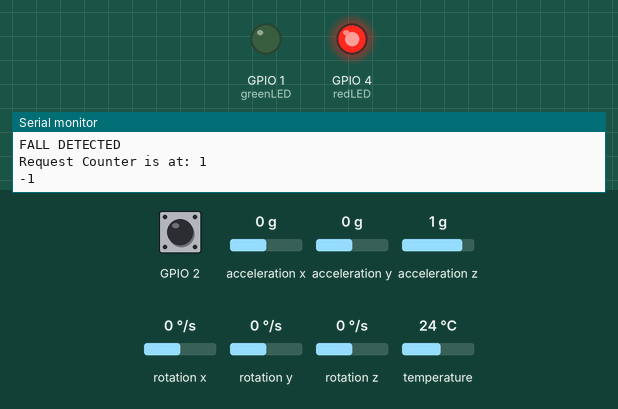
A sketch run on a simulated ESP32. On the bench: output pins drawn as LEDs (lit = HIGH), the last lines printed to the serial monitor. The inputs (shaded band) are chosen by the test bench; at power-on: acceleration x 0 g, acceleration y 0 g, GPIO 2 HIGH, acceleration z 1 g, rotation x 0 °/s, rotation y 0 °/s, rotation z 0 °/s, temperature 24 °C. WiFi joins after 1.5 s; servers stay silent unless stated.

Above: at 2.8 s.
2.9 s: acceleration x set to 0.3 g
At 12.9 s:
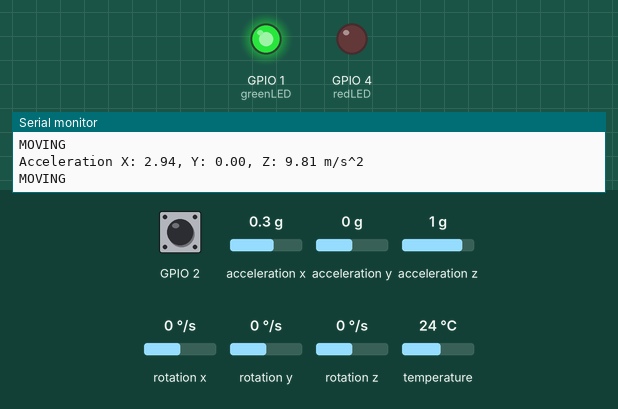
13.1 s: acceleration x set to -1.4 g
At 14.2 s:
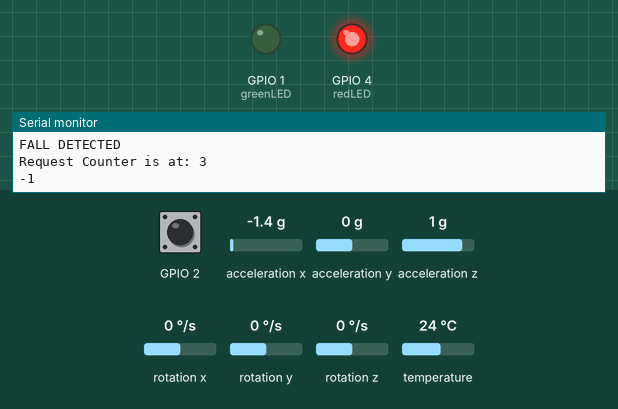
17.3 s: acceleration y set to 0.4 g
At 25.4 s:
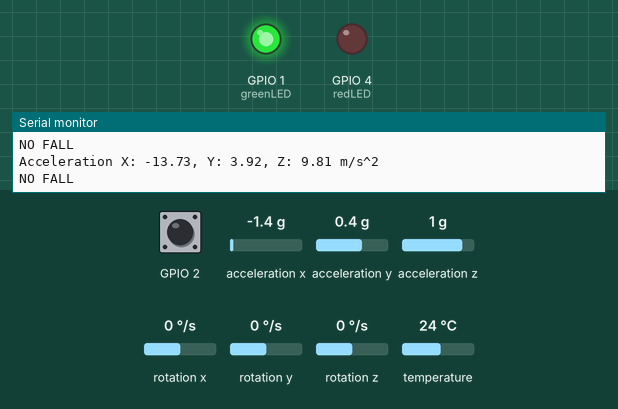
26.5 s: acceleration y set to -1.4 g
At 27.4 s:
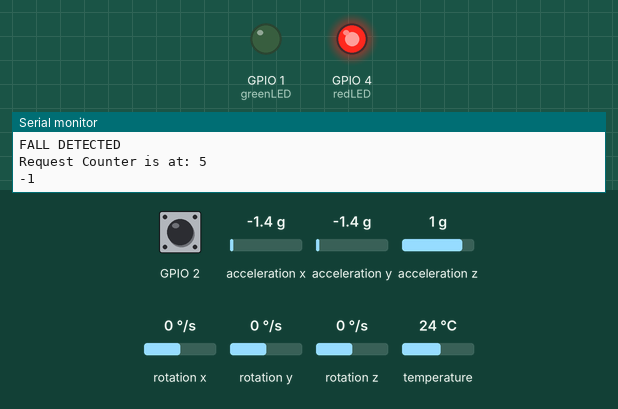
Timing chart, 0 to 29.5 s (numbered marks = the images above; inputs shaded):
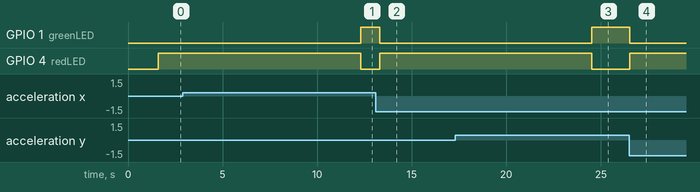

The sketch:

Fall_detection.ino
```cpp
// Automations for ABLE Alliance
// A Georgia Tech Crash Service & Detetction system for Wheelchair Users
// Ubiquitous Computing

/////////////////////////////////////////////////////////// inlcuded libraries
#include <esp_crt_bundle.h>
#include <ssl_client.h>
#include <WiFiClient.h>

#include <HTTPClient.h>
#include <LiquidCrystal.h>

#include <WiFi.h>
#include <WiFiClient.h>
#include <WiFiServer.h>

const char* ssid = "A-XII Pro";     //replace with name of network your computer and esp is connected to
const char* password = "anirudh1";  //network password
WiFiClient wifiClient;

const String REQUEST_URL = "http://172.20.10.7:7999/wheelchair/OPEN";  //Replace the 'xxx' with the local IP on your local server
int requestCounter = 0;


#include <Adafruit_MPU6050.h>
#include <Adafruit_Sensor.h>
#include <Wire.h>
#include "Capactive.h"
//////////////////////////////////////////////////////////n

Capactive capactive(2);
//int touch_pin = 2;

const int greenLED = 1;
const int redLED = 4;

Adafruit_MPU6050 mpu;

void setup(void) {
  Serial.begin(115200);

  pinMode(greenLED,OUTPUT);
  pinMode(redLED,OUTPUT);

  ////////////////////////////////////////////////////n
  WiFi.begin(ssid, password);

  while (WiFi.status() != WL_CONNECTED) {
    delay(500);
    Serial.println("Connecting to Network...");
  }
  Serial.println(WiFi.localIP());
  /////////////////////////////////////////////////////////n

  while (!Serial)
    delay(10);  // will pause Zero

  Serial.println("Adafruit MPU6050!");

  // Try to initialize!
  if (!mpu.begin()) {
    Serial.println("No MPU6050 chip");
    while (1) {
      delay(10);
    }
  }
  Serial.println("MPU6050 Found!");

  mpu.setAccelerometerRange(MPU6050_RANGE_8_G);
  Serial.print("Accelerometer range set: ");
  switch (mpu.getAccelerometerRange()) {
    case MPU6050_RANGE_2_G:
      Serial.println("+-2G");
      break;
    case MPU6050_RANGE_4_G:
      Serial.println("+-4G");
      break;
    case MPU6050_RANGE_8_G:
      Serial.println("+-8G");
      break;
    case MPU6050_RANGE_16_G:
      Serial.println("+-16G");
      break;
  }


  mpu.setFilterBandwidth(MPU6050_BAND_21_HZ);
  Serial.print("Filter bandwidth set: ");
  switch (mpu.getFilterBandwidth()) {
    case MPU6050_BAND_260_HZ:
      Serial.println("260 Hz");
      break;
    case MPU6050_BAND_184_HZ:
      Serial.println("184 Hz");
      break;
    case MPU6050_BAND_94_HZ:
      Serial.println("94 Hz");
      break;
    case MPU6050_BAND_44_HZ:
      Serial.println("44 Hz");
      break;
    case MPU6050_BAND_21_HZ:
      Serial.println("21 Hz");
      break;
    case MPU6050_BAND_10_HZ:
      Serial.println("10 Hz");
      break;
    case MPU6050_BAND_5_HZ:
      Serial.println("5 Hz");
      break;
  }

  Serial.println("");
  delay(100);
}


void makeRequest() {  //local server
  HTTPClient http;

  http.begin(wifiClient, REQUEST_URL.c_str());
  int httpResponseCode = http.GET();
  Serial.println(httpResponseCode);

  http.end();
}


void loop() {

  /* Get new sensor events with the readings */
  sensors_event_t a, g, temp;
  mpu.getEvent(&a, &g, &temp);
  bool denied = false;
  bool detected = false;
  bool moving = false;
  /* Print out the values */
  Serial.print("Acceleration X: ");
  Serial.print(a.acceleration.x);
  Serial.print(", Y: ");
  Serial.print(a.acceleration.y);
  Serial.print(", Z: ");
  Serial.print(a.acceleration.z);
  Serial.println(" m/s^2");
  denied = capactive.isSecure();
  //int num = touchRead(touch_pin);

  if (a.acceleration.y < 2.0) {
    detected = true;
  }
  if ((a.acceleration.x + a.acceleration.y + a.acceleration.z) > 11.0) {
    moving = true;
  }
  if (! denied) {
    digitalWrite(greenLED,HIGH);
    digitalWrite(redLED,LOW);
    Serial.println("DENIED");
    delay(5000);
  } else if (moving) {
    digitalWrite(greenLED,HIGH);
    digitalWrite(redLED,LOW);
    Serial.println("MOVING");
  } else if (detected) {
    digitalWrite(greenLED,LOW);
    digitalWrite(redLED,HIGH);
    Serial.println("FALL DETECTED");
    /////////////////////////////////////////////////n
    requestCounter++;

    if (requestCounter % 2) {
      Serial.print("Request Counter is at: ");
      Serial.println(requestCounter);

      makeRequest();
      delay(10000);  //This delay is added so it doesnt get triggered from the door opening
                     //and closing. May need to be increased for your usage
    }
    ////////////////////////////////////////////////////
  } else {
    digitalWrite(greenLED,HIGH);
    digitalWrite(redLED,LOW);
    Serial.println("NO FALL");
  }
  Serial.println("");
  delay(500);
}
```

Capactive.cpp
```cpp
#include "Capactive.h"

/*
 * @brief Constructor for MagneticContact.
 * @param pin The pin number to be used for the switch
 */
Capactive::Capactive(int touchPin)
{
  // Set the switch pin as input with pull-up resistor
  this->touchPin = touchPin;
  touchRead(touchPin);
}

/*
 * @brief Checks if the magnetic contact switch is secured
 * @return  Status of contact switch
 */
bool Capactive::isSecure() {
  // Read and check the statea of pin and print the corresponding message

    //Serial.println(touchRead(touchPin));
  // put your main code here, to run repeatedly:

  if (touchRead(touchPin) < CAPACITANCE_THRESHOLD) {
    //Serial.println("DoorKnob Tocuhed");
    return true;
  } else {
    //Serial.println("DoorKnob Untouched");
    return false;
  }
}
```

Capactive.h
```cpp
  #ifndef CAPACTIVE_H
  #define CAPACTIVE_H

//Reasoning for above:
//The purpose is to prevent the header file from being included more than once in the same translation unit, which can lead to issues like multiple definitions.
//The _h is just a naming convention to make it clear that it's related to a header file. It helps prevent naming clashes with other identifiers in your program.


  #include <Arduino.h>


  class Capactive {
    public:
      // Constructor
      Capactive(int touchPin);
      // Functions
      bool isSecure();

    private:
      // Constructor Variables
      int touchPin;

      // Other Variables
      float CAPACITANCE_THRESHOLD = 100000;
  };

  #endif
```

Measured:
- the behaviour switches between 0.1 and 0.2 g on acceleration x (found by bisection; images 0 and 1)
- the behaviour switches between 0.2 and 0.3 g on acceleration y (found by bisection; images 2 and 3)
- after the input at 2.9 s, GPIO 1 (greenLED): LOW → HIGH after 9.4 s; GPIO 4 (redLED): HIGH → LOW after 9.4 s
- after the input at 13.1 s, GPIO 1 (greenLED): HIGH → LOW after 0.22 s; GPIO 4 (redLED): LOW → HIGH after 0.22 s
- after the input at 17.3 s, GPIO 1 (greenLED): LOW → HIGH after 7.2 s; GPIO 4 (redLED): HIGH → LOW after 7.2 s
- after the input at 26.5 s, GPIO 1 (greenLED): HIGH → LOW at once; GPIO 4 (redLED): LOW → HIGH at once
